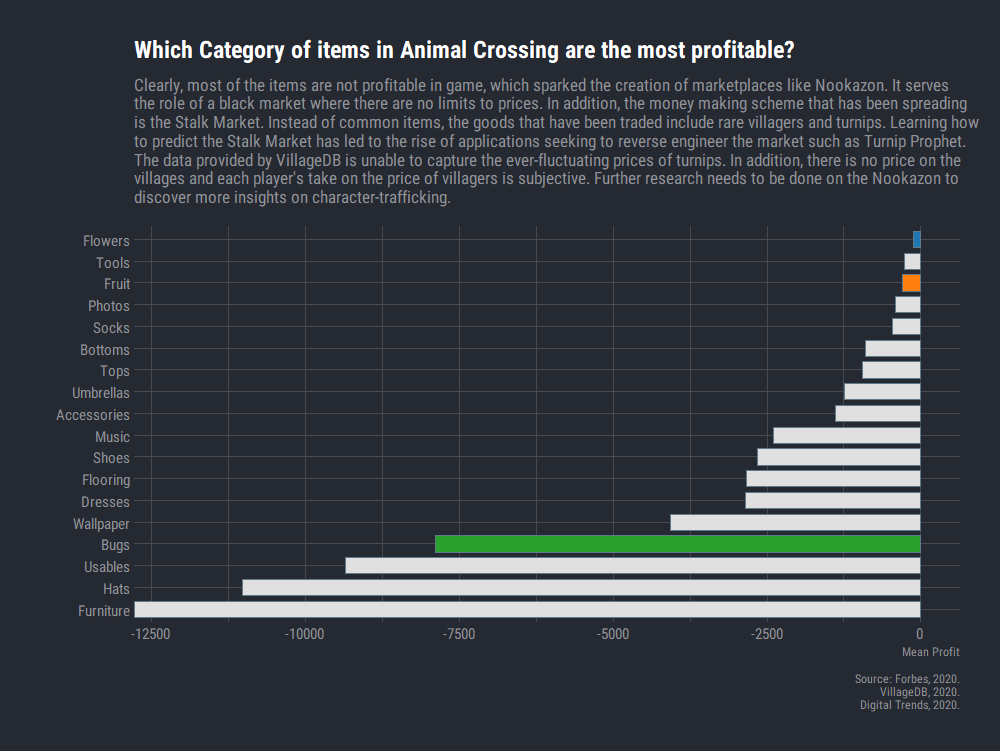

Source code (R):
#===================================================================================================================
# Author: Aloysius Ong
# Dataset: #tidytuesday - Animal Crossing
# Purpose: Visualization 
#===================================================================================================================

setwd("C:/Users/User/Desktop")

#---- Libraries ----
library(dplyr)
library(ggcharts)
library(hrbrthemes)
library(viridis)
library(extrafont)
library(forcats)
library(gghighlight)
library(dplyr)
library(tibble)
library(ggThemeAssist)
library(data.table)
library(tidyverse)
library(rvest)
library(ggridges)
library(lubridate)
library(scales)
library(ggridges)
library(tidytext)
library(tidyverse)
library(dplyr)
library(debugr)
library(textdata)
library(stringr)
library(tm)
library(SnowballC)
library(wordcloud)
library(RColorBrewer)

#---- Loading data ----
critic <- readr::read_tsv('https://raw.githubusercontent.com/rfordatascience/tidytuesday/master/data/2020/2020-05-05/critic.tsv')
user_reviews <- readr::read_tsv('https://raw.githubusercontent.com/rfordatascience/tidytuesday/master/data/2020/2020-05-05/user_reviews.tsv')
items <- readr::read_csv('https://raw.githubusercontent.com/rfordatascience/tidytuesday/master/data/2020/2020-05-05/items.csv')
villagers <- readr::read_csv('https://raw.githubusercontent.com/rfordatascience/tidytuesday/master/data/2020/2020-05-05/villagers.csv')

#---- Exploring data ----

glimpse(critic)
glimpse(user_reviews)
glimpse(items)
glimpse(villagers)

#---- Looking at Items ----

summary(items)
table(items$category)

summary(critic)
summary(user_reviews)

items %>%
  group_by(name) %>%
  filter(sell_value > buy_value) %>%
  arrange(desc(sell_value))

items <- items %>%
  group_by(name) %>%
  mutate(profit = sell_value - buy_value)

summary(items)

items %>%
  arrange(desc(profit))

myvars <- c("category", "profit")
items_diverging <- items[myvars]

summary(items_diverging)

items_diverging <- items_diverging %>%
  group_by(category) %>%
  drop_na("profit") %>%
  mutate(mean_profit = mean(profit)) %>%
  ungroup()
items_diverging$profit <- NULL

items_diverging <- items_diverging[!duplicated(items_diverging), ]

items_diverging

bar_chart(items_diverging, category, mean_profit, 
          highlight = c("Flowers", "Fruit", "Bugs", "Fossils"), 
          sort = TRUE, limit = 20) + 
  theme_ft_rc() +
  theme(legend.position="none") +
  labs(title="Which Category of items in Animal Crossing are the most profitable?",
       subtitle = "Clearly, most of the items are not profitable in game, which sparked the creation of marketplaces like Nookazon. It serves\nthe role of a black market where there are no limits to prices. In addition, the money making scheme that has been spreading\nis the Stalk Market. Instead of common items, the goods that have been traded include rare villagers and turnips. Learning how\nto predict the Stalk Market has led to the rise of applications seeking to reverse engineer the market such as Turnip Prophet.\nThe data provided by VillageDB is unable to capture the ever-fluctuating prices of turnips. In addition, there is no price on the\nvillages and each player's take on the price of villagers is subjective. Further research needs to be done on the Nookazon to\ndiscover more insights on character-trafficking.",
       caption="Source: Forbes, 2020.\nVillageDB, 2020.\nDigital Trends, 2020.", 
       x = "",
       y = "Mean Profit") 

#---- Looking at Villagers ----

summary(critic)
critic$date <- as.Date(critic$date, "%Y-%m-%d")
class(critic$grade)

summary(user_reviews)
user_reviews$date <- as.Date(user_reviews$date, "%Y-%m-%d")
class(user_reviews$grade)

user_reviews1 <- user_reviews %>%
  group_by(date) %>%
  mutate(mean_grade_users = mean(grade))

varstodeluser <- c("grade", "user_name", "text")
user_reviews1[varstodeluser] <- NULL

critic1 <- critic %>%
  group_by(date) %>%
  mutate(mean_grade_critics = mean(grade)/10)

varstodel <- c("grade", "publication", "text")
critic1[varstodel] <- NULL

totalratings <- merge(critic1, user_reviews1, by=c("date"),all.x = TRUE, all.y = TRUE)

totalratings <- totalratings[!duplicated(totalratings), ]

totalratings

totalratingsMelted <- reshape2::melt(totalratings, id.var="date")

ggplot(totalratings, aes(x=date)) + 
  geom_point(aes(y = mean_grade_critics), color = "darkred") + 
  geom_point(aes(y = mean_grade_users), color="steelblue") +
  scale_fill_viridis(discrete=TRUE, guide=FALSE, option="A") +
  theme_ipsum() +
  theme(legend.position="bottom") +
  labs(title="How do Users and Critics rate Animal Crossing - New Horizons?",
       subtitle="",
       caption="Source: Metacritic, 2020", 
       x = "",
       y = "Rating")


ggplot(totalratingsMelted, aes(x=date, y=value, col=variable)) + geom_point() +
  scale_fill_viridis(discrete=TRUE, guide=FALSE, option="C") +
  theme_ipsum() +
  theme(legend.position="bottom") +
  labs(title="How do Users and Critics rate Animal Crossing - New Horizons?",
       subtitle="Critics have been praising the game for its anime like gameplay, and calls it the best distraction from the real world, especially during Covid-19.\nHowever, users are not pleased with the game, mainly because of how Nintendo only allowed one island per console. This has made many fans\nunhappy as some of them are playing the game with their partners and believe that it is not justifiable to limit the gameplay experience to only one\nperson. Especially, when it was marketed as follows: Whether playing online or with others beside you, island living is even better when you can\nshare it. No wonder the game has received diverse ratings. Nevertheless, it is still said to be the best Animal Crossing game yet.",
       caption="Source: Metacritic, 2020", 
       x = "",
       y = "Rating")


#---- Wordcloud of User Reviews ----
user_reviewstext <- Corpus(VectorSource(user_reviews$text))


user_reviewstextClean<-tm_map(user_reviewstext, PlainTextDocument)
user_reviewstextClean<-tm_map(user_reviewstext,tolower)
user_reviewstextClean<-tm_map(user_reviewstextClean,removeNumbers)
user_reviewstextClean<-tm_map(user_reviewstextClean,removeWords,stopwords("english"))
user_reviewstextClean<-tm_map(user_reviewstextClean,removePunctuation)
user_reviewstextClean<-tm_map(user_reviewstextClean,stripWhitespace)
user_reviewstextClean<-tm_map(user_reviewstextClean,stemDocument)

wordcloud(words = user_reviewstextClean, min.freq = 2,
          max.words=100, random.order=FALSE, 
          #rot.per=0.35, 
          colors=brewer.pal(8, "Set2"))

wordcloud(user_reviewstextClean, scale=c(5,0.5), max.words=100, random.order=FALSE, rot.per=0.35, 
          use.r.layout=FALSE, colors=brewer.pal(8, "Set2"))


dtm <- TermDocumentMatrix(user_reviewstextClean)
m <- as.matrix(dtm)
v <- sort(rowSums(m),decreasing=TRUE)
d <- data.frame(word = names(v),freq=v)
head(d, 10)
wordcloud(words = d$word, freq = d$freq, min.freq = 1,
          max.words=200, random.order=FALSE, rot.per=0.35, 
          colors=brewer.pal(8, "Set2"))

#---- WordCloud of critics ----
  
critictext <- Corpus(VectorSource(critic$text))
  
  
critictextClean <- tm_map(critictext, PlainTextDocument)
critictextClean <- tm_map(critictext,tolower)
critictextClean <- tm_map(critictextClean,removeNumbers)
critictextClean <- tm_map(critictextClean,removeWords,stopwords("english"))
critictextClean <- tm_map(critictextClean,removePunctuation)
critictextClean <- tm_map(critictextClean,stripWhitespace)
critictextClean <- tm_map(critictextClean,stemDocument)
  
system.time(wordcloud(words = critictextClean, min.freq = 2,
          max.words=200, random.order=FALSE, 
          rot.per=0.35, 
          colors=brewer.pal(8, "Set2")))
  
